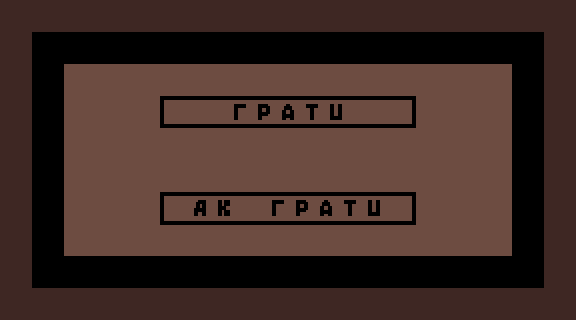

A 2D game scene composited from a Tiled map and its tileset images. What follows is a short description and the map's XML, with every tile layer's data as written:
An orthogonal 18x10 tile map with 32x32 px tiles, 1 tile layer (Tile Layer 1) and 2 objects.

<map version="1.10" tiledversion="1.11.2" orientation="orthogonal" renderorder="right-down" width="18" height="10" tilewidth="32" tileheight="32" infinite="0" nextlayerid="3" nextobjectid="4">
 <tileset firstgid="721" name="farm" tilewidth="32" tileheight="32" tilecount="900" columns="30">
  <image source="farm.png" width="960" height="960" />
 </tileset>
 <layer id="1" name="Tile Layer 1" width="18" height="10">
  <data encoding="csv">
1111,1112,1113,1114,1115,1116,1117,1118,1119,1120,1121,1122,1123,1124,1125,1126,1127,1128,
1141,1142,1143,1144,1145,1146,1147,1148,1149,1150,1151,1152,1153,1154,1155,1156,1157,1158,
1171,1172,1173,1174,1175,1176,1177,1178,1179,1180,1181,1182,1183,1184,1185,1186,1187,1188,
1201,1202,1203,1204,1205,1206,1207,1208,1209,1210,1211,1212,1213,1214,1215,1216,1217,1218,
1231,1232,1233,1234,1235,1236,1237,1238,1239,1240,1241,1242,1243,1244,1245,1246,1247,1248,
1261,1262,1263,1264,1265,1266,1267,1268,1269,1270,1271,1272,1273,1274,1275,1276,1277,1278,
1291,1292,1293,1294,1295,1296,1297,1298,1299,1300,1301,1302,1303,1304,1305,1306,1307,1308,
1321,1322,1323,1324,1325,1326,1327,1328,1329,1330,1331,1332,1333,1334,1335,1336,1337,1338,
1351,1352,1353,1354,1355,1356,1357,1358,1359,1360,1361,1362,1363,1364,1365,1366,1367,1368,
1381,1382,1383,1384,1385,1386,1387,1388,1389,1390,1391,1392,1393,1394,1395,1396,1397,1398
</data>
 </layer>
 <objectgroup id="2" name="Object Layer 1">
  <object id="1" x="128" y="96">
   <properties>
    <property name="images_variation" type="int" value="1" />
    <property name="obj_type" value="menu_pointer" />
    <property name="pointer_number" type="int" value="0" />
   </properties>
   <point />
  </object>
  <object id="2" x="128" y="192">
   <properties>
    <property name="images_variation" type="int" value="1" />
    <property name="obj_type" value="menu_pointer" />
    <property name="pointer_number" type="int" value="1" />
   </properties>
   <point />
  </object>
 </objectgroup>
</map>
